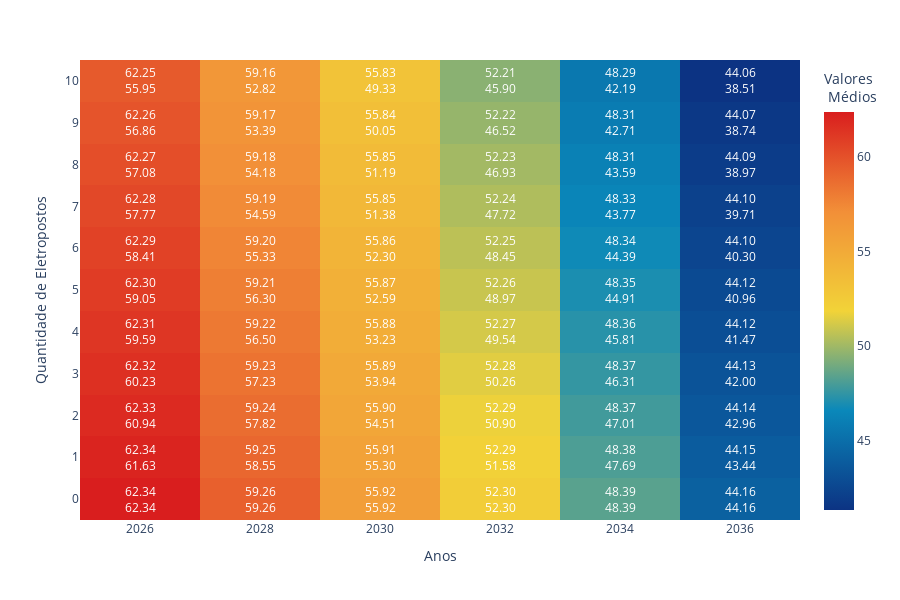

The cell this chart's notebook holds for it:
### Code cell
fig = conventional_heatmap(target_matrix= vsm_matrix)

fig.show()

# fig2 = make_heatmap(target_matrix= vsm_matrix_69_reference,
#                     title= '69kV Operative Point Maintenance Voltage Stability Margin <br> Evolution with Penetration Levels Over the Years')

# fig2.show()                                     

# fig3 = make_heatmap(target_matri x= vsm_matrix_138_reference,
#                     title= '138kV Operative Point Maintenance Voltage Stability Margin <br> Evolution with Penetration Levels Over the Years')

# fig3.show()

### Figure 1 — Plotly figure (JSON) as saved in the notebook; plotly's stock layout.template omitted (floating-point values rounded to 4 significant figures)
{"data": [{"coloraxis": "coloraxis", "hovertemplate": "Years: %{x}<br>Penetration Levels: %{y}<br>Valores <br> Médios: %{z}<extra></extra>", "name": "0", "type": "heatmap", "x": [2026, 2028, 2030, 2032, 2034, 2036], "xaxis": "x", "y": [10, 9, 8, 7, 6, 5, 4, 3, 2, 1, 0], "yaxis": "y", "z": [[62.34, 59.26, 55.92, 52.3, 48.39, 44.16], [62.06, 58.98, 55.64, 52.02, 48.11, 43.88], [61.78, 58.7, 55.35, 51.74, 47.83, 43.6], [61.5, 58.41, 55.07, 51.46, 47.55, 43.31], [61.22, 58.13, 54.79, 51.18, 47.27, 43.04], [60.94, 57.85, 54.51, 50.9, 46.98, 42.75], [60.66, 57.57, 54.23, 50.62, 46.7, 42.47], [60.38, 57.29, 53.95, 50.34, 46.42, 42.19], [60.1, 57.01, 53.67, 50.05, 46.14, 41.91], [59.82, 56.73, 53.39, 49.77, 45.86, 41.63], [59.54, 56.45, 53.11, 49.49, 45.58, 41.35]]}], "layout": {"annotations": [{"align": "center", "font": {"color": "white"}, "showarrow": false, "text": "62.25<br>55.95", "x": 2026, "y": 0}, {"align": "center", "font": {"color": "white"}, "showarrow": false, "text": "62.26<br>56.86", "x": 2026, "y": 1}, {"align": "center", "font": {"color": "white"}, "showarrow": false, "text": "62.27<br>57.08", "x": 2026, "y": 2}, {"align": "center", "font": {"color": "white"}, "showarrow": false, "text": "62.28<br>57.77", "x": 2026, "y": 3}, {"align": "center", "font": {"color": "white"}, "showarrow": false, "text": "62.29<br>58.41", "x": 2026, "y": 4}, {"align": "center", "font": {"color": "white"}, "showarrow": false, "text": "62.30<br>59.05", "x": 2026, "y": 5}, {"align": "center", "font": {"color": "white"}, "showarrow": false, "text": "62.31<br>59.59", "x": 2026, "y": 6}, {"align": "center", "font": {"color": "white"}, "showarrow": false, "text": "62.32<br>60.23", "x": 2026, "y": 7}, {"align": "center", "font": {"color": "white"}, "showarrow": false, "text": "62.33<br>60.94", "x": 2026, "y": 8}, {"align": "center", "font": {"color": "white"}, "showarrow": false, "text": "62.34<br>61.63", "x": 2026, "y": 9}, {"align": "center", "font": {"color": "white"}, "showarrow": false, "text": "62.34<br>62.34", "x": 2026, "y": 10}, {"align": "center", "font": {"color": "white"}, "showarrow": false, "text": "59.16<br>52.82", "x": 2028, "y": 0}, {"align": "center", "font": {"color": "white"}, "showarrow": false, "text": "59.17<br>53.39", "x": 2028, "y": 1}, {"align": "center", "font": {"color": "white"}, "showarrow": false, "text": "59.18<br>54.18", "x": 2028, "y": 2}, {"align": "center", "font": {"color": "white"}, "showarrow": false, "text": "59.19<br>54.59", "x": 2028, "y": 3}, {"align": "center", "font": {"color": "white"}, "showarrow": false, "text": "59.20<br>55.33", "x": 2028, "y": 4}, {"align": "center", "font": {"color": "white"}, "showarrow": false, "text": "59.21<br>56.30", "x": 2028, "y": 5}, {"align": "center", "font": {"color": "white"}, "showarrow": false, "text": "59.22<br>56.50", "x": 2028, "y": 6}, {"align": "center", "font": {"color": "white"}, "showarrow": false, "text": "59.23<br>57.23", "x": 2028, "y": 7}, {"align": "center", "font": {"color": "white"}, "showarrow": false, "text": "59.24<br>57.82", "x": 2028, "y": 8}, {"align": "center", "font": {"color": "white"}, "showarrow": false, "text": "59.25<br>58.55", "x": 2028, "y": 9}, {"align": "center", "font": {"color": "white"}, "showarrow": false, "text": "59.26<br>59.26", "x": 2028, "y": 10}, {"align": "center", "font": {"color": "white"}, "showarrow": false, "text": "55.83<br>49.33", "x": 2030, "y": 0}, {"align": "center", "font": {"color": "white"}, "showarrow": false, "text": "55.84<br>50.05", "x": 2030, "y": 1}, {"align": "center", "font": {"color": "white"}, "showarrow": false, "text": "55.85<br>51.19", "x": 2030, "y": 2}, {"align": "center", "font": {"color": "white"}, "showarrow": false, "text": "55.85<br>51.38", "x": 2030, "y": 3}, {"align": "center", "font": {"color": "white"}, "showarrow": false, "text": "55.86<br>52.30", "x": 2030, "y": 4}, {"align": "center", "font": {"color": "white"}, "showarrow": false, "text": "55.87<br>52.59", "x": 2030, "y": 5}, {"align": "center", "font": {"color": "white"}, "showarrow": false, "text": "55.88<br>53.23", "x": 2030, "y": 6}, {"align": "center", "font": {"color": "white"}, "showarrow": false, "text": "55.89<br>53.94", "x": 2030, "y": 7}, {"align": "center", "font": {"color": "white"}, "showarrow": false, "text": "55.90<br>54.51", "x": 2030, "y": 8}, {"align": "center", "font": {"color": "white"}, "showarrow": false, "text": "55.91<br>55.30", "x": 2030, "y": 9}, {"align": "center", "font": {"color": "white"}, "showarrow": false, "text": "55.92<br>55.92", "x": 2030, "y": 10}, {"align": "center", "font": {"color": "white"}, "showarrow": false, "text": "52.21<br>45.90", "x": 2032, "y": 0}, {"align": "center", "font": {"color": "white"}, "showarrow": false, "text": "52.22<br>46.52", "x": 2032, "y": 1}, {"align": "center", "font": {"color": "white"}, "showarrow": false, "text": "52.23<br>46.93", "x": 2032, "y": 2}, {"align": "center", "font": {"color": "white"}, "showarrow": false, "text": "52.24<br>47.72", "x": 2032, "y": 3}, {"align": "center", "font": {"color": "white"}, "showarrow": false, "text": "52.25<br>48.45", "x": 2032, "y": 4}, {"align": "center", "font": {"color": "white"}, "showarrow": false, "text": "52.26<br>48.97", "x": 2032, "y": 5}, {"align": "center", "font": {"color": "white"}, "showarrow": false, "text": "52.27<br>49.54", "x": 2032, "y": 6}, {"align": "center", "font": {"color": "white"}, "showarrow": false, "text": "52.28<br>50.26", "x": 2032, "y": 7}, {"align": "center", "font": {"color": "white"}, "showarrow": false, "text": "52.29<br>50.90", "x": 2032, "y": 8}, {"align": "center", "font": {"color": "white"}, "showarrow": false, "text": "52.29<br>51.58", "x": 2032, "y": 9}, {"align": "center", "font": {"color": "white"}, "showarrow": false, "text": "52.30<br>52.30", "x": 2032, "y": 10}, {"align": "center", "font": {"color": "white"}, "showarrow": false, "text": "48.29<br>42.19", "x": 2034, "y": 0}, {"align": "center", "font": {"color": "white"}, "showarrow": false, "text": "48.31<br>42.71", "x": 2034, "y": 1}, {"align": "center", "font": {"color": "white"}, "showarrow": false, "text": "48.31<br>43.59", "x": 2034, "y": 2}, {"align": "center", "font": {"color": "white"}, "showarrow": false, "text": "48.33<br>43.77", "x": 2034, "y": 3}, {"align": "center", "font": {"color": "white"}, "showarrow": false, "text": "48.34<br>44.39", "x": 2034, "y": 4}, {"align": "center", "font": {"color": "white"}, "showarrow": false, "text": "48.35<br>44.91", "x": 2034, "y": 5}, {"align": "center", "font": {"color": "white"}, "showarrow": false, "text": "48.36<br>45.81", "x": 2034, "y": 6}, {"align": "center", "font": {"color": "white"}, "showarrow": false, "text": "48.37<br>46.31", "x": 2034, "y": 7}, {"align": "center", "font": {"color": "white"}, "showarrow": false, "text": "48.37<br>47.01", "x": 2034, "y": 8}, {"align": "center", "font": {"color": "white"}, "showarrow": false, "text": "48.38<br>47.69", "x": 2034, "y": 9}, {"align": "center", "font": {"color": "white"}, "showarrow": false, "text": "48.39<br>48.39", "x": 2034, "y": 10}, {"align": "center", "font": {"color": "white"}, "showarrow": false, "text": "44.06<br>38.51", "x": 2036, "y": 0}, {"align": "center", "font": {"color": "white"}, "showarrow": false, "text": "44.07<br>38.74", "x": 2036, "y": 1}, {"align": "center", "font": {"color": "white"}, "showarrow": false, "text": "44.09<br>38.97", "x": 2036, "y": 2}, {"align": "center", "font": {"color": "white"}, "showarrow": false, "text": "44.10<br>39.71", "x": 2036, "y": 3}, {"align": "center", "font": {"color": "white"}, "showarrow": false, "text": "44.10<br>40.30", "x": 2036, "y": 4}, {"align": "center", "font": {"color": "white"}, "showarrow": false, "text": "44.12<br>40.96", "x": 2036, "y": 5}, {"align": "center", "font": {"color": "white"}, "showarrow": false, "text": "44.12<br>41.47", "x": 2036, "y": 6}, {"align": "center", "font": {"color": "white"}, "showarrow": false, "text": "44.13<br>42.00", "x": 2036, "y": 7}, {"align": "center", "font": {"color": "white"}, "showarrow": false, "text": "44.14<br>42.96", "x": 2036, "y": 8}, {"align": "center", "font": {"color": "white"}, "showarrow": false, "text": "44.15<br>43.44", "x": 2036, "y": 9}, {"align": "center", "font": {"color": "white"}, "showarrow": false, "text": "44.16<br>44.16", "x": 2036, "y": 10}], "coloraxis": {"colorbar": {"title": {"text": "Valores <br> Médios"}}, "colorscale": [[0, "rgb(12,51,131)"], [0.25, "rgb(10,136,186)"], [0.5, "rgb(242,211,56)"], [0.75, "rgb(242,143,56)"], [1, "rgb(217,30,30)"]]}, "height": 600, "margin": {"t": 60}, "title": {"x": 0.5}, "width": 900, "xaxis": {"anchor": "y", "domain": [0, 1], "ticktext": [2026, 2028, 2030, 2032, 2034, 2036], "tickvals": [2026, 2028, 2030, 2032, 2034, 2036], "title": {"text": "Anos"}}, "yaxis": {"anchor": "x", "autorange": "reversed", "domain": [0, 1], "ticktext": [10, 9, 8, 7, 6, 5, 4, 3, 2, 1, 0], "tickvals": [0, 1, 2, 3, 4, 5, 6, 7, 8, 9, 10], "title": {"text": "Quantidade de Eletropostos"}}}}
